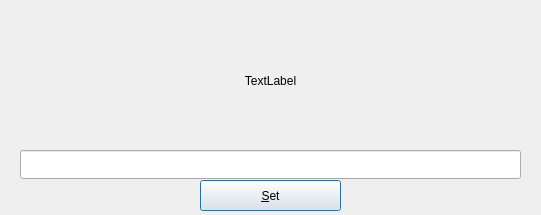
<?xml version="1.0" encoding="UTF-8"?>
<ui version="4.0">
 <class>fileManager</class>
 <widget class="QDialog" name="fileManager">
  <property name="geometry">
   <rect>
    <x>0</x>
    <y>0</y>
    <width>541</width>
    <height>215</height>
   </rect>
  </property>
  <property name="windowTitle">
   <string>Set File Manager</string>
  </property>
  <widget class="QLabel" name="label">
   <property name="geometry">
    <rect>
     <x>10</x>
     <y>10</y>
     <width>521</width>
     <height>141</height>
    </rect>
   </property>
   <property name="text">
    <string>TextLabel</string>
   </property>
   <property name="alignment">
    <set>Qt::AlignCenter</set>
   </property>
   <property name="wordWrap">
    <bool>true</bool>
   </property>
  </widget>
  <widget class="QLineEdit" name="lineEdit">
   <property name="geometry">
    <rect>
     <x>150</x>
     <y>150</y>
     <width>241</width>
     <height>29</height>
    </rect>
   </property>
  </widget>
  <widget class="QPushButton" name="pushButton">
   <property name="geometry">
    <rect>
     <x>200</x>
     <y>180</y>
     <width>141</width>
     <height>31</height>
    </rect>
   </property>
   <property name="text">
    <string>&amp;Set</string>
   </property>
  </widget>
  <widget class="QLineEdit" name="lineEdit_2">
   <property name="geometry">
    <rect>
     <x>20</x>
     <y>150</y>
     <width>501</width>
     <height>29</height>
    </rect>
   </property>
  </widget>
 </widget>
 <resources/>
 <connections/>
</ui>
